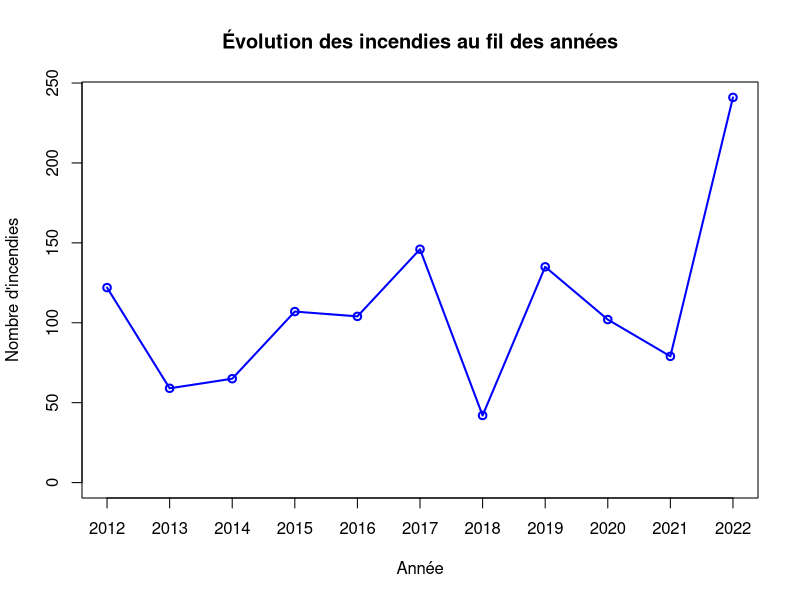
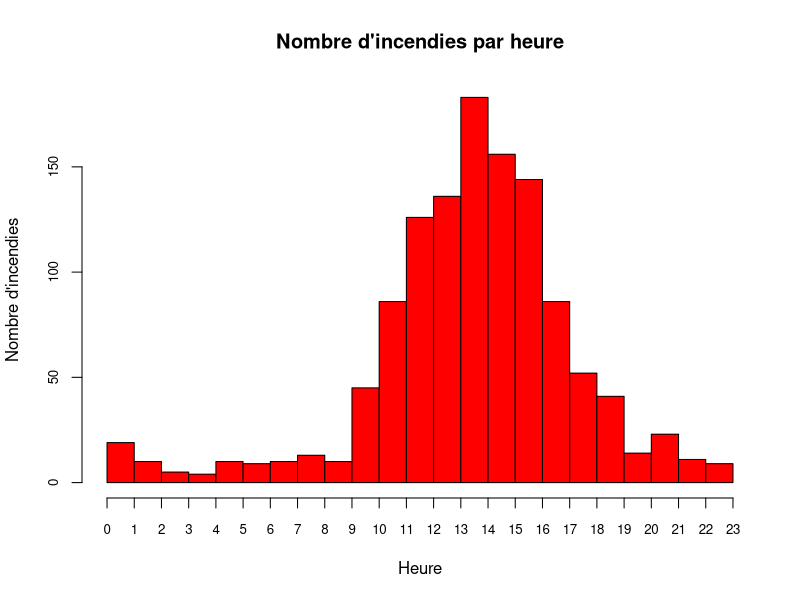
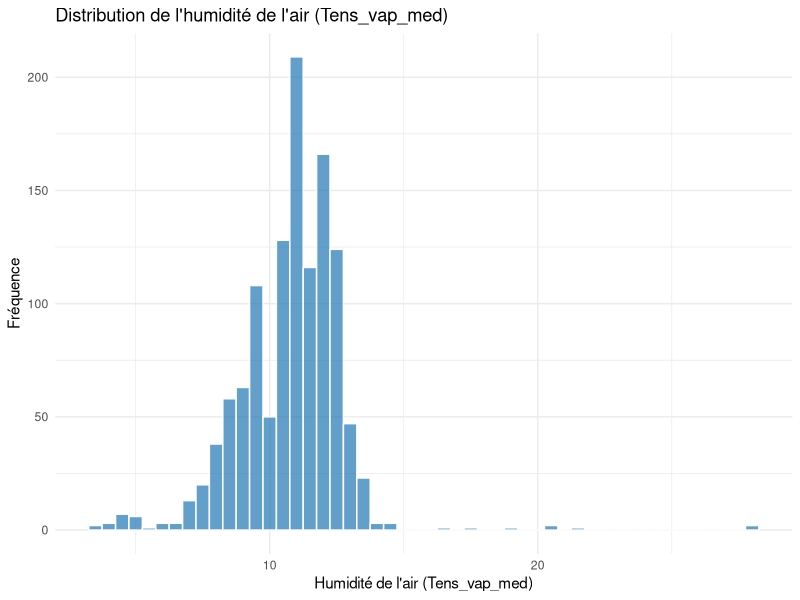
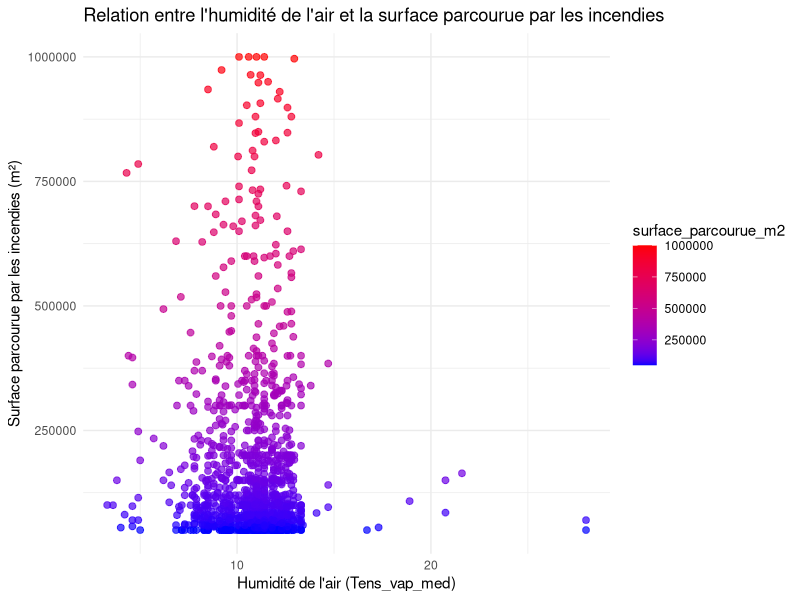
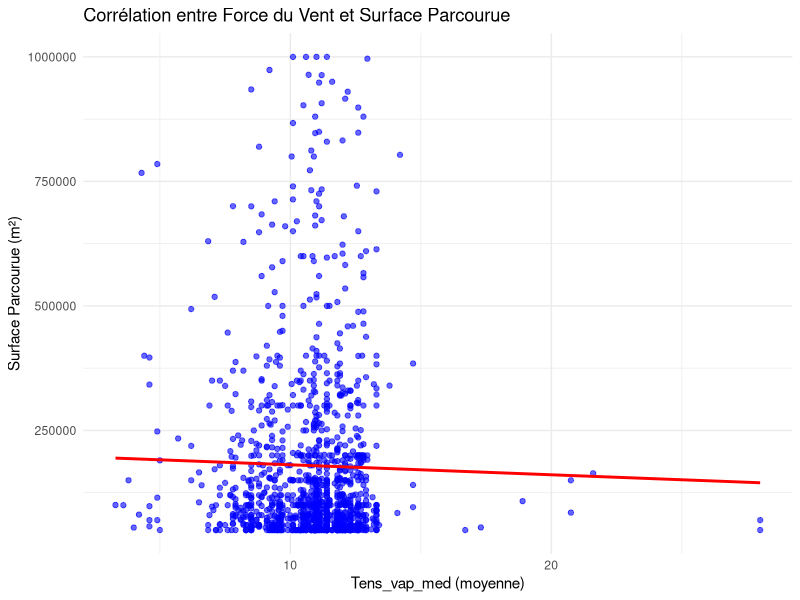
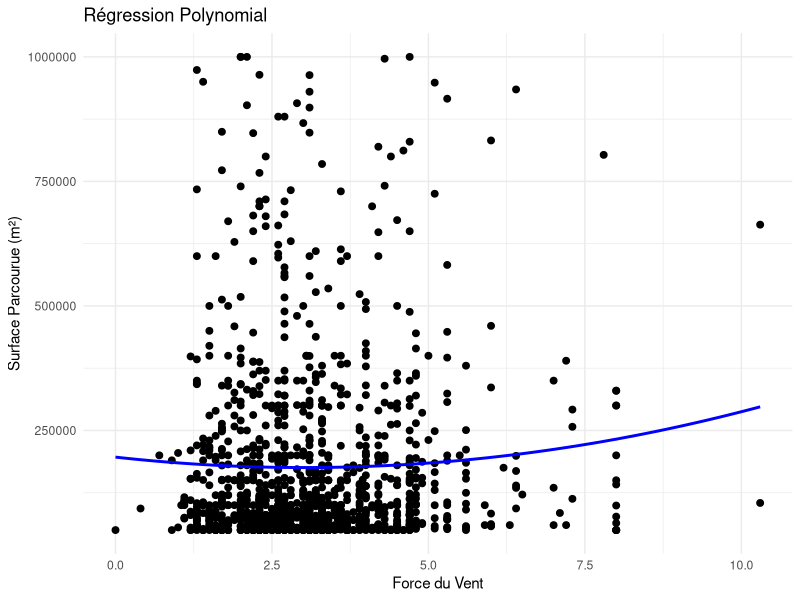
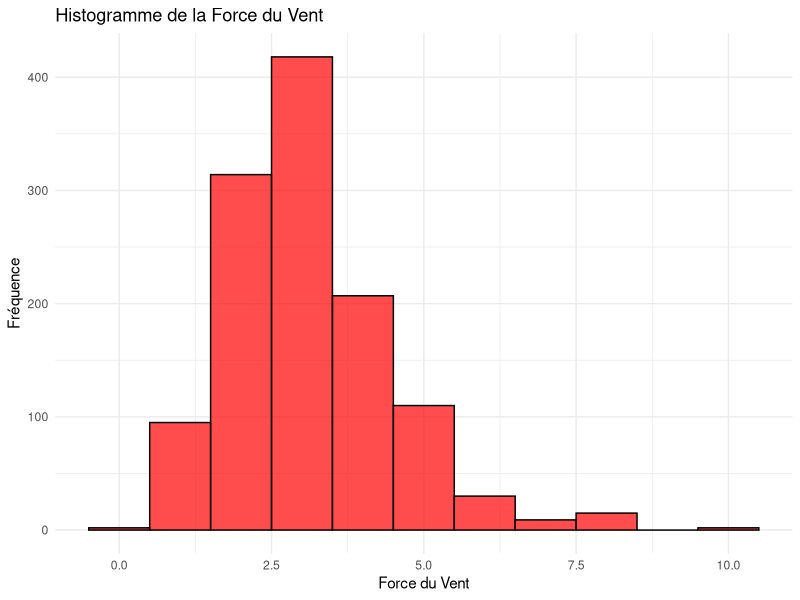
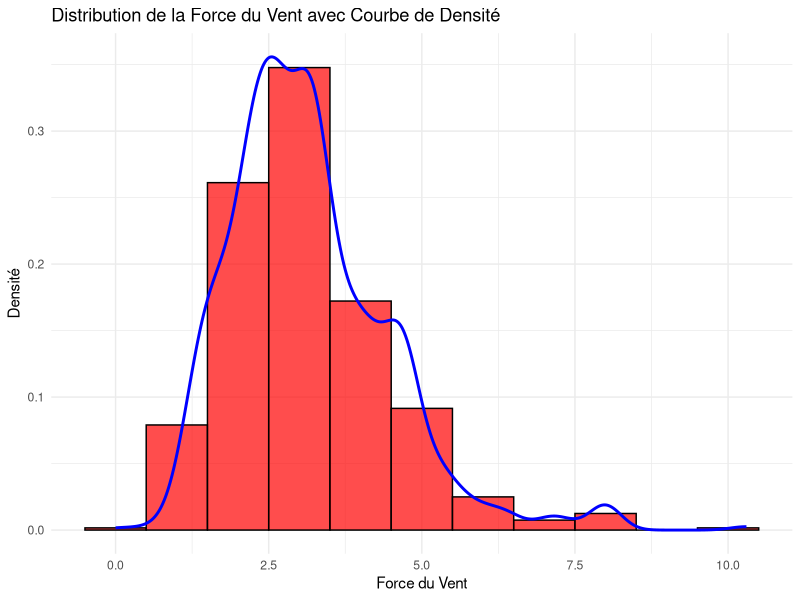

R code for these plots, in order:
## ---- chunk 1
donnees <- read.csv("../Data/donnees_incendies.csv")

annee_freq <- table(donnees$annee)

plot(annee_freq, 
     type="o",  # "o" pour un graphique avec des points et des lignes
     col="blue", 
     main="Évolution des incendies au fil des années", 
     xlab="Année", 
     ylab="Nombre d'incendies")
## ---- chunk 2
incendies <- read.csv("../Exports/export_incendies.csv")
incendies$heure <- as.character(incendies$heure)
incendies$heure <- as.integer(sub(":.*", "", incendies$heure))
hist(
  incendies$heure, 
  main = "Nombre d'incendies par heure", 
  xlab = "Heure", 
  ylab = "Nombre d'incendies", 
  col = "red", 
  border = "black", 
  breaks = seq(0, 23, 1), 
  xaxt = "n",
  cex.axis = 0.8
)
axis(1, at = seq(0, 23, 1), labels = seq(0, 23, 1), cex.axis = 0.8)
## ---- chunk 3
library(ggplot2)
data <- read.csv("../Exports/export_Humidites.csv")
ggplot(data, aes(x = Tens_vap_med)) +
  geom_histogram(binwidth = 0.5, fill = "#1f77b4", color = "white", alpha = 0.7) +
  labs(title = "Distribution de l'humidité de l'air (Tens_vap_med)", 
       x = "Humidité de l'air (Tens_vap_med)", 
       y = "Fréquence") +
  theme_minimal()
## ---- chunk 4
library(ggplot2)
data <- read.csv("../Exports/export_Humidites.csv")
ggplot(data, aes(x = Tens_vap_med, y = surface_parcourue_m2)) +
  geom_point(aes(color = surface_parcourue_m2), size = 2, alpha = 0.7) + 
  scale_color_gradient(low = "blue", high = "red") + 
  labs(title = "Relation entre l'humidité de l'air et la surface parcourue par les incendies", 
       x = "Humidité de l'air (Tens_vap_med)", 
       y = "Surface parcourue par les incendies (m²)") +
  theme_minimal()

## ---- chunk 5
correlation <- cor(data$Tens_vap_med, data$surface_parcourue_m2, use = "complete.obs")
print(paste("Corrélation entre Tens_vap_med et surface_parcourue_m2: ", correlation))
## ---- chunk 6
library(ggplot2)
data <- read.csv("../Exports/export_Humidites.csv")
ggplot(data, aes(x = Tens_vap_med, y = surface_parcourue_m2)) +
  geom_point(color = "blue", alpha = 0.6) +  # Ajoute les points
  geom_smooth(method = "lm", color = "red", se = FALSE) +  # Ajoute la droite de régression
  labs(title = "Corrélation entre Force du Vent et Surface Parcourue",
       x = "Tens_vap_med (moyenne)",
       y = "Surface Parcourue (m²)") +
  theme_minimal()
## ---- chunk 7
data <- read.csv("../Exports/export_vents.csv")
cor(data$Force_vent_med, data$surface_parcourue_m2, use = "complete.obs")
## ---- chunk 8
library(ggplot2)

# Charger les données
data <- read.csv("../Exports/export_vents.csv")

# Créer un graphique avec régression polynomial
ggplot(data, aes(x = Force_vent_med, y = surface_parcourue_m2)) +
  geom_point(color = "black", size = 2) + 
  geom_smooth(method = "lm", formula = y ~ poly(x, 2), color = "blue", se = FALSE) + 
  labs(title = "Régression Polynomial", 
       x = "Force du Vent", 
       y = "Surface Parcourue (m²)") +
  theme_minimal()

## ---- chunk 9
library(ggplot2)
data <- read.csv("../Exports/export_vents.csv")
ggplot(data, aes(x = Force_vent_med)) +
  geom_histogram(binwidth = 1, fill = "red", color = "black", alpha = 0.7) +
  labs(title = "Histogramme de la Force du Vent", x = "Force du Vent", y = "Fréquence") +
  theme_minimal()
## ---- chunk 10
# Histogramme avec courbe de densité pour la Force du Vent
data <- read.csv("../Exports/export_vents.csv")
ggplot(data, aes(x = Force_vent_med)) +
  geom_histogram(aes(y = ..density..), binwidth = 1, fill = "red", color = "black", alpha = 0.7) +
  geom_density(color = "blue", size = 1) + 
  labs(title = "Distribution de la Force du Vent avec Courbe de Densité", x = "Force du Vent", y = "Densité") +
  theme_minimal()

## ---- chunk 11
library(ggplot2)

data <- read.csv("../Exports/export_vents.csv")

ggplot(data, aes(x = Force_vent_med, y = surface_parcourue_m2)) +
  geom_point(color = "black", size = 2) + 
  labs(title = "Surface Parcourue par le Feu en fonction de la Force du Vent", 
       x = "Force du Vent", 
       y = "Surface Parcourue (m²)") +
  theme_minimal() +  # Thème minimal pour une présentation épurée
  theme(
    axis.text.x = element_text(angle = 45, hjust = 1),
    axis.text.y = element_text(size = 12),
    axis.title = element_text(size = 14, face = "bold"),
    plot.title = element_text(size = 16, face = "bold", hjust = 0.5)
  )

## ---- chunk 12
library(ggplot2)
library(dplyr)
agg_data <- read.csv("../Exports/export_incendiestempheure.csv")

# Calculer le nombre d'incendies par jour (regroupement par an, mois, jour)
agg_data_daily <- agg_data %>%
  group_by(annee, mois, jour) %>%
  summarise(nb_incendies = n(),   # Nombre d'incendies par jour
            tmax_med = mean(tmax_med, na.rm = TRUE))   # Température maximale moyenne par jour

# Créer un graphique en nuage de points avec ggplot2
ggplot(agg_data_daily, aes(x = tmax_med, y = nb_incendies)) +
  geom_point(color = "#1f77b4", size = 3, alpha = 0.7) +  # Points de données (couleur et opacité ajustées)
  geom_smooth(method = "lm", color = "red", se = FALSE, linetype = "dashed", size = 1.2) +  # Ligne de régression (ajout de type de ligne et taille)
  labs(
    title = "Relation entre la température maximale quotidienne et le nombre d'incendies",
    subtitle = "Analyse de la température maximale (°C) et des incendies par jour",
    x = "Température Maximale Quotidienne (°C)",
    y = "Nombre d'Incendies",
    caption = "Source: Données d'incendies et température"
  ) +
  theme_minimal(base_size = 14) +  # Thème minimal avec taille de base augmentée pour meilleure lisibilité
  theme(
    plot.title = element_text(hjust = 0.5, size = 18, face = "bold"),  # Centrer et formater le titre
    plot.subtitle = element_text(hjust = 0.5, size = 12),               # Centrer et formater le sous-titre
    axis.title = element_text(size = 14),                                # Taille des titres des axes
    axis.text = element_text(size = 12),                                 # Taille des labels des axes
    plot.caption = element_text(size = 10, hjust = 1)                    # Taille et alignement de la légende
  )
## ---- chunk 13
library(ggplot2)
library(dplyr)
agg_data <- read.csv("../Exports/export_incendiestempheure.csv")

# Aggréger les données pour obtenir le nombre d'incendies, la température et l'heure
agg_data_combined <- agg_data %>%
  group_by(annee, mois, jour, heure) %>%
  summarise(
    nb_incendies = n(),
    tmax_med = mean(tmax_med, na.rm = TRUE)
  )

# Créer un graphique de chaleur (heatmap) pour l'impact combiné de la température et de l'heure
ggplot(agg_data_combined, aes(x = tmax_med, y = heure, fill = nb_incendies)) +
  geom_tile() +  # Créer une carte de chaleur (tiles)
  scale_fill_gradient(low = "white", high = "red") +  # Définir les couleurs de la carte de chaleur
  labs(
    title = "Impact combiné de la température maximale et de l'heure sur les incendies",
    x = "Température Maximale Quotidienne (°C)",
    y = "Heure de la Journée",
    fill = "Nombre d'Incendies"
  ) +
  theme_minimal(base_size = 14) +  # Appliquer un thème minimal
  theme(
    plot.title = element_text(hjust = 0.5, size = 18, face = "bold"),  # Centrer et formater le titre
    axis.title = element_text(size = 14),                               # Taille des titres des axes
    axis.text = element_text(size = 12),                                # Taille des labels des axes
    plot.caption = element_text(size = 10, hjust = 1)                   # Taille et alignement de la légende
  )
## ---- chunk 14
incendiesregions <- read.csv("../Exports/export_incendiesregions.csv")
correlation <- cor(incendiesregions$surface_parcourue_m2, incendiesregions$altitude_med, use = "complete.obs")

print(paste("Corrélation de Pearson entre la surface des incendies et l'altitude : ", round(correlation, 2)))

## ---- chunk 15
incendiesregions <- read.csv("../Exports/export_incendiesregions.csv")
ggplot(incendiesregions, aes(x = altitude_med, y = surface_parcourue_m2)) +
  geom_point(color = "blue", alpha = 0.6) +
  labs(title = "Corrélation entre l'altitude et la surface des incendies",
       x = "Altitude (m)", y = "Surface parcourue des incendies (m²)") +
  theme_minimal() +
  geom_smooth(method = "lm", se = FALSE, color = "red")

## ---- chunk 16
incendiesregions <- read.csv("../Exports/export_incendiesregions.csv")
ggplot(incendiesregions, aes(x = altitude_med, y = surface_parcourue_m2)) +
  geom_point(color = "blue", alpha = 0.6) +
  labs(title = "Régression Polynomiale entre Altitude et Surface des Incendies",
       x = "Altitude (m)", y = "Surface parcourue des incendies (m²)") +
  theme_minimal() +
  geom_smooth(method = "lm", formula = y ~ poly(x, 2), se = FALSE, color = "red")
## ---- chunk 17
incendiesregions <- read.csv("../Exports/export_incendiesregions.csv")
ggplot(incendiesregions, aes(x = surface_parcourue_m2, fill = altitude_zone)) +
  geom_histogram(binwidth = 5000, position = "dodge", alpha = 0.7) +
  labs(title = "Distribution de la surface des incendies par zone d'altitude",
       x = "Surface des incendies (m²)", y = "Fréquence") +
  theme_minimal()
## ---- chunk 18
incendiesregions <- read.csv("../Exports/export_incendiesregions.csv")
ggplot(incendiesregions, aes(x = altitude_zone, y = surface_parcourue_m2)) +
  geom_boxplot(fill = c("lightblue", "lightgreen")) +
  labs(title = "Surface des incendies par zone d'altitude", 
       x = "Zone d'altitude", 
       y = "Surface parcourue (m²)") +
  theme_minimal()
## ---- chunk 19
incendiesregions <- read.csv("../Exports/export_incendiesregions.csv")
ggplot(incendiesregions, aes(x = annee, y = surface_parcourue_m2, color = altitude_zone)) +
  geom_line() +
  labs(title = "Variation de la surface des incendies au fil des années",
       x = "Année", y = "Surface parcourue des incendies (m²)") +
  theme_minimal()
## ---- chunk 20
incendiesregions <- read.csv("../Exports/export_incendiesregions.csv")
ggplot(incendiesregions, aes(x = altitude_zone, fill = nature_inc_prim)) +
  geom_bar(position = "stack") +
  labs(title = "Repartition des types d'incendies par zone d'altitude",
       x = "Zone d'altitude", y = "Nombre d'incendies") +
  theme_minimal()
## ---- chunk 21
incendiesregions <- read.csv("../Exports/export_incendiesregions.csv")
ggplot(incendiesregions, aes(x = altitude_zone, fill = nature_inc_prim)) +
  geom_bar(position = "fill") +
  labs(title = "Repartition des types d'incendies par zone d'altitude",
       x = "Zone d'altitude", y = "Nombre d'incendies") +
  theme_minimal()
## ---- chunk 22
observed <- matrix(c(200, 400, 500, 50,  # Zone Basse
                     30, 100, 50, 10),   # Zone Haute
                   nrow = 4, byrow = FALSE)
rownames(observed) <- c("Accidentelle", "Involontaire", "Malveillance", "Naturelle")
colnames(observed) <- c("Basse", "Haute")

print("Fréquences observées :")
print(observed)

row_totals <- rowSums(observed)
col_totals <- colSums(observed)
grand_total <- sum(observed)

expected <- matrix(0, nrow = 4, ncol = 2)
for (i in 1:4) {
  for (j in 1:2) {
    expected[i, j] <- (row_totals[i] * col_totals[j]) / grand_total
  }
}
rownames(expected) <- rownames(observed)
colnames(expected) <- colnames(observed)

print("Fréquences attendues :")
print(round(expected, 2))

chi2_contrib <- matrix(0, nrow = 4, ncol = 2)
for (i in 1:4) {
  for (j in 1:2) {
    chi2_contrib[i, j] <- (observed[i, j] - expected[i, j])^2 / expected[i, j]
  }
}
chi2_stat <- sum(chi2_contrib)

print("Contributions au Chi² :")
print(round(chi2_contrib, 4))

print("Statistique Chi² :")
print(chi2_stat)

df <- (nrow(observed) - 1) * (ncol(observed) - 1)
print("Degré de liberté :")
print(df)

critical_value <- qchisq(0.95, df)
print("Valeur critique (alpha = 0.05) :")
print(critical_value)
## ---- chunk 23
incendiesregions <- read.csv("../Exports/export_incendiesregions.csv")
ggplot(incendiesregions, aes(x = annee, fill = nature_inc_prim)) +
  geom_bar(position = "fill") +  
  labs(title = "Repartition des types d'incendies par annee",
       x = "Annee",
       y = "Proportion",
       fill = "Type d'incendie") +
  theme_minimal() +  
  scale_fill_brewer(palette = "Set2")
